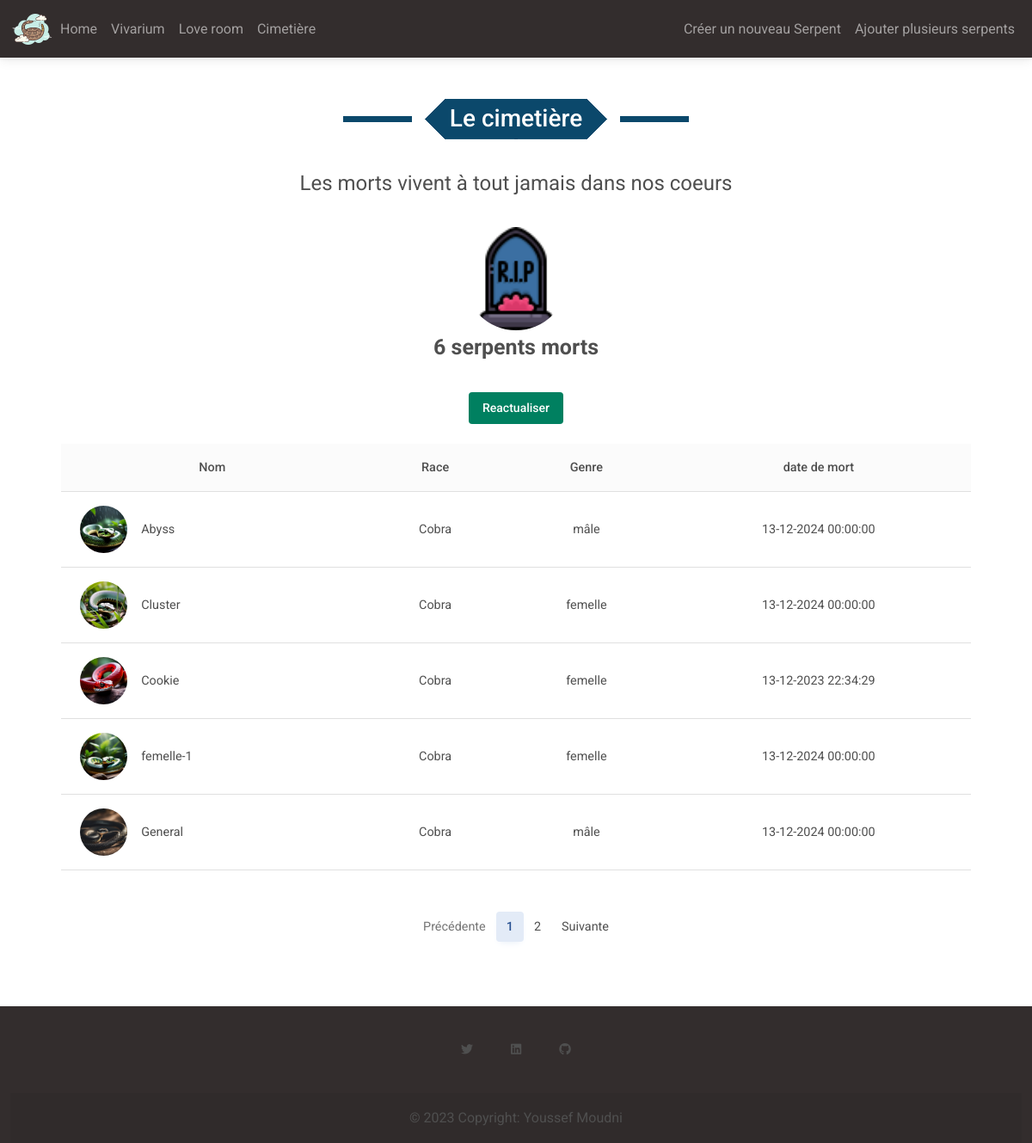
Screenshot of /index.php?page=cimetiere with the database file from the repository.
### tables this page shows
CREATE TABLE `Animal` (
  `id_animal` int(10) UNSIGNED NOT NULL,
  `nom` varchar(50) DEFAULT NULL,
  `id_race` int(10) UNSIGNED DEFAULT NULL,
  `genre` int(11) DEFAULT NULL,
  `poids` int(11) DEFAULT NULL,
  `duree_vie` int(11) DEFAULT NULL,
  `date_naissance` datetime DEFAULT NULL,
  `date_mort` datetime DEFAULT NULL,
  `path_img` varchar(100) DEFAULT NULL,
  `id_mere` int(11) DEFAULT NULL,
  `id_pere` int(11) DEFAULT NULL,
  `delete_at` datetime DEFAULT NULL
);

CREATE TABLE `Race` (
  `id_race` int(10) UNSIGNED NOT NULL,
  `nom_race` varchar(50) DEFAULT NULL
);

### classes/Bdd.php (called while the page is built, shortened)
<?php
class Bdd
{
    private \PDO $conn;
    public function __construct($h="localhost", $db="gestionAnimal", $u="mariadb", $pw="mariadb*1") {
        $this->conn = new PDO("mysql:host=$h;dbname=$db", $u, $pw);
        $this->conn->setAttribute(PDO::ATTR_ERRMODE, PDO::ERRMODE_EXCEPTION);
    }
    public function execRequest($req)  {
        $reqStart = explode(' ', trim($req));
        $typeRequest = $reqStart[0];
        if ($typeRequest == "INSERT" || $typeRequest == "UPDATE" || $typeRequest == "SELECT") {
            $res = $this->conn->query($req);
            if($typeRequest == "SELECT") $res = $res->fetchAll(PDO::FETCH_ASSOC);
            return $res;
        } else {
            return false;
        }
    }
}

### classes/Animal.php (called while the page is built, shortened)
<?php
class Animal
{
    public $conn;
    private $table = "Animal";
    public function __construct($myid = "vide")
    {
        $this->conn = new Bdd();
    }
    public function selectAllDeadSnake($premier, $parPage) {
        return $this->conn->execRequest("SELECT * FROM
             `" . $this->table . "`
             WHERE delete_at IS NOT NULL
             ORDER BY `nom` ASC LIMIT " . $premier . ", " . $parPage);
    }
    public function selectCountAllDeadSnake() {
        $res = $this->conn->execRequest("SELECT COUNT(*) AS nbSnake FROM `" . $this->table . "` WHERE delete_at IS NOT NULL");
        return $res[0]["nbSnake"];
    }
}

### classes/Race.php (called while the page is built, shortened)
<?php
class Race
{
    public static function getRace($id) {
        $conn = new Bdd();
        $res =  $conn->execRequest("SELECT `nom_race` FROM `Race` WHERE `id_race` = " . $id);
        return $res[0]["nom_race"];
    }
}

### pages/cimetiere.php (the view, shortened to what this page needs)
<?php
require_once("classes/Bdd.php");
require_once("classes/Race.php");
require_once("classes/Animal.php");
$a = new \classes\Animal();
$parPage = 5;
$premier = ($_SESSION["currentPage"] * $parPage) - $parPage;
$lstAnimal = $a->selectAllDeadSnake($premier, $parPage);
?>
<div class="row mt-5 text-center">
    <h3 class="col-3 fancy">
        Le cimetière
    </h3>
    <p class="mt-4" style="font-size: 1.5em">Les morts vivent à tout jamais dans nos coeurs</p>
</div>
<div class="row text-center mt-3">
    <div class="col">
        <img src="../img/others/rip.png"
             class="rounded-circle"
             alt=""
             style="width: 120px; height: 120px"
        />
        <p style="font-weight: bold; font-size: 25px"><span id="nbMorts"><?= $a->selectCountAllDeadSnake()?></span> serpents morts </p>
    </div>
</div>
<div class="row text-center mt-3">
    <div class="col">
        <a type="button" href="../index.php?page=cimetiere" class="btn-reactualiser">Reactualiser</a>
    </div>
</div>
<div id="lstSnakes">
<?php if (count($lstAnimal) > 0) { ?>
    <table class='table align-middle mb-5 bg-white card-body p-5 text-center'>
        <thead class='bg-light'>
        <tr>
            <th>Nom</th>
            <th>Race</th>
            <th>Genre</th>
            <th>date de mort</th>
        </tr>
        </thead>
        <tbody>
        <?php foreach ($lstAnimal as $animal) {
            $sexe = $animal["genre"] == 2 ? "mâle" : "femelle";
        ?>
        <tr>
            <td>
                <div class="d-flex align-items-center">
                    <img src='../img/snake-img/<?= $animal["path_img"] ?>'
                     class='rounded-circle'
                    alt=''
                    style='width: 55px; height: 55px'
                    />
                    <div class='ms-3'><?= $animal["nom"] ?></div>
                </div>
            </td>
            <td><?= \classes\Race::getRace($animal["id_race"]) ?></td>
            <td><?= $sexe ?></td>
            <td><?= date("d-m-Y H:i:s", strtotime($animal["date_mort"])) ?></td>
        </tr>
        <?php }
        require "components/tableSnakeEnd.php";
        require "components/pagination.php";
        ?>
    </div>
<?php } ?>

### style.css (style rules this page uses)
body { padding: 0; }
.fancy { --b: 6px; --w: 80px; --g: 15px; --c: #0B486B; width: fit-content; padding: 0 1em; line-height: 1.6em; border: 1px solid; color: #fff; background: conic-gradient(from 45deg at left ,var(--c) 25%,#0000 0) 0, conic-gradient(from -135deg at right,var(--c) 25%,#0000 0) 100%; background-size: 51% 100%; background-origin: border-box; background-repeat: no-repeat; border-image: linear-gradient( #0000 calc(50% - var(--b)/2), var(--c) 0 calc(50% + var(--b)/2), #0000 0) 1/0 var(--w)/calc(var(--w) + var(--g)); margin-inline: auto; }
#lstSnakes { margin-left: 5%; margin-right: 5%; margin-bottom: 5%; margin-top: 2%; }
.btn-reactualiser { display: inline-block; outline: 0; cursor: pointer; text-align: center; border: 0; padding: 7px 16px; min-height: 36px; min-width: 36px; color: #ffffff; background: #008060; border-radius: 4px; font-weight: 500; font-size: 14px; }

### rows the page displays
animal: path_img (picture), nom "Abyss", id_race.nom_race "Cobra", genre "mâle", date_mort "13-12-2024 00:00:00"
animal: path_img (picture), nom "Cluster", id_race.nom_race "Cobra", genre "femelle", date_mort "13-12-2024 00:00:00"
animal: path_img (picture), nom "Cookie", id_race.nom_race "Cobra", genre "femelle", date_mort "13-12-2023 22:34:29"
animal: path_img (picture), nom "femelle-1", id_race.nom_race "Cobra", genre "femelle", date_mort "13-12-2024 00:00:00"
animal: path_img (picture), nom "General", id_race.nom_race "Cobra", genre "mâle", date_mort "13-12-2024 00:00:00"

### other values shown
$a->selectCountAllDeadSnake() "6"
